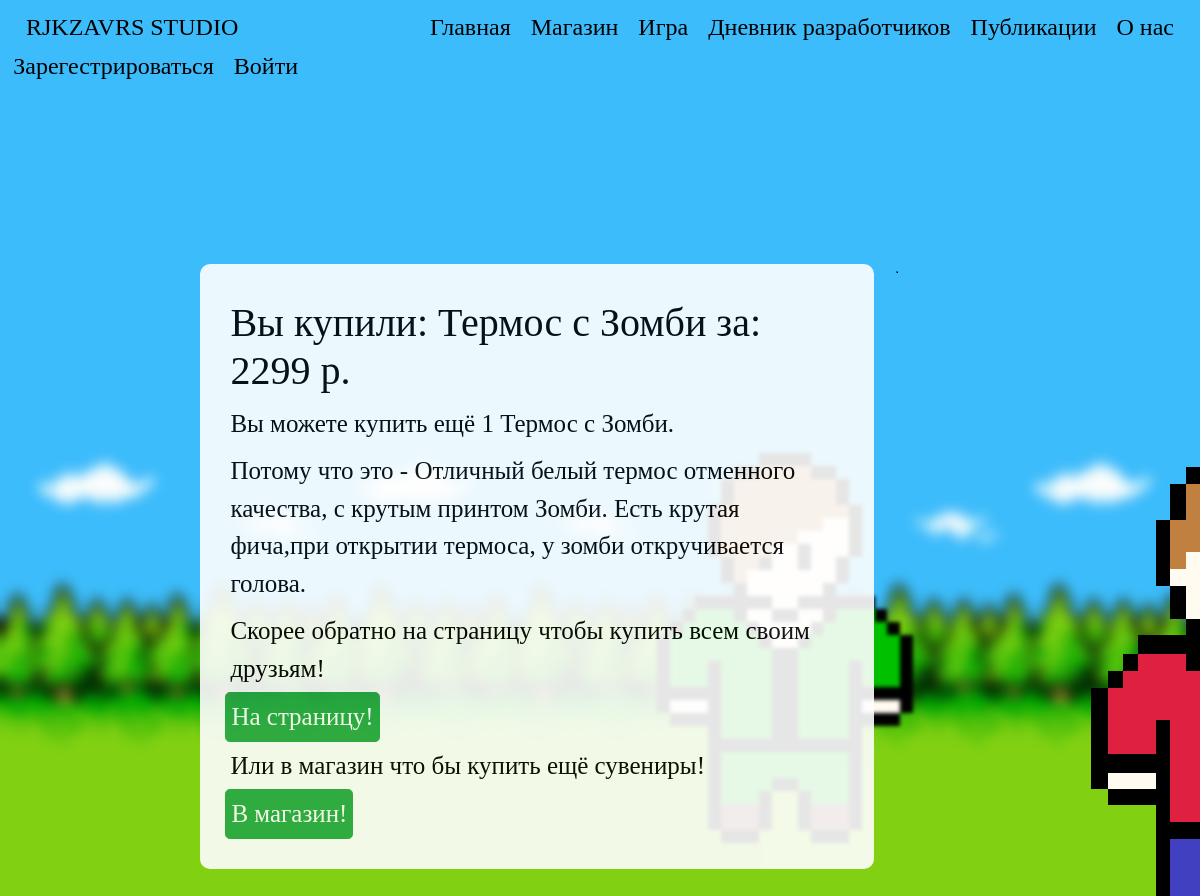
/buy/12/, run on an earlier commit of the app's database.
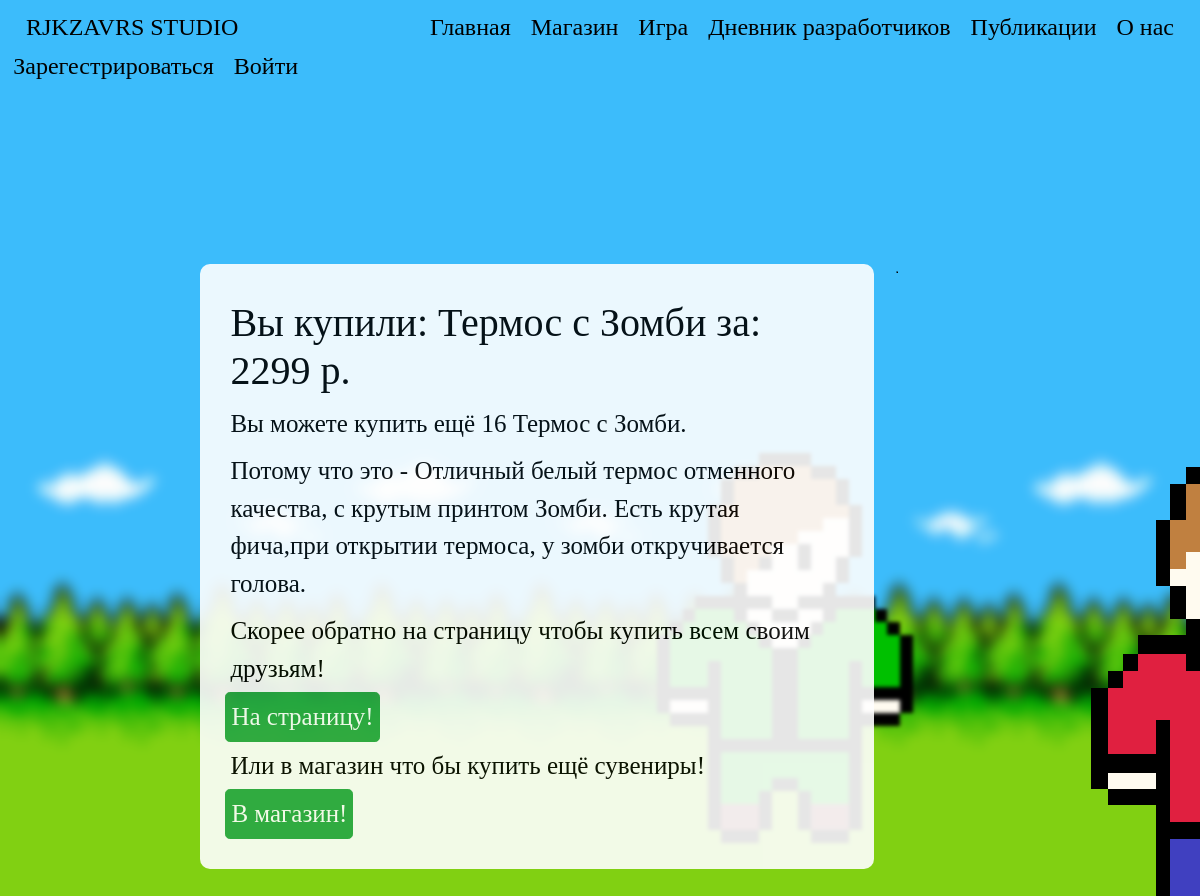
And on a later commit of the database.
### data/products.py (models this page shows)
class Products(SqlAlchemyBase, SerializerMixin):
    __tablename__ = 'products'
    id = sqlalchemy.Column(sqlalchemy.Integer, primary_key=True, autoincrement=True)
    header = sqlalchemy.Column(sqlalchemy.String, nullable=True)
    description = sqlalchemy.Column(sqlalchemy.String, nullable=True)
    image = sqlalchemy.Column(sqlalchemy.String, nullable=True)
    created_date = sqlalchemy.Column(sqlalchemy.DateTime)
    quantity_in_stock = sqlalchemy.Column(sqlalchemy.Integer, nullable=True, default=0)
    price = sqlalchemy.Column(sqlalchemy.Integer, nullable=True, default=1000)
    comments = orm.relation('Comments')

### run.py (the view)
@app.route("/buy/<int:id>/")
def buy_item(id):
    session = db_session.create_session()
    item = session.query(Products).get(id)
    if item and item.quantity_in_stock > 0:
        item.quantity_in_stock = item.quantity_in_stock - 1
        session.commit()
        return render_template("buy_item.html", have=True, item=item, bgimg=get_image_profile(current_user),
                               style=url_for('static', filename='css/style.css'))
    else:
        session.close()
        return render_template("buy_item.html", have=False, item=item, bgimg=get_image_profile(current_user),
                               style=url_for('static', filename='css/style.css'))

### data/db_session.py (called while the page is built)
def create_session() -> Session:
    global __factory
    return __factory()

### run.py (called while the page is built)
def get_image_profile(user):
    bg_img = 1
    if user.is_authenticated:
        bg_img = user.background_image_id + 1
    return url_for('static', filename=f'img/background_img_{bg_img}.png')

### templates/buy_item.html (shortened to what this page needs)
{% extends "base.html" %}
{% block content %}
{% if have %}
<div>
    <h1 class="title-text">Вы купили: {{ item.header }} за: {{ item.price }} р.</h1>
    <p class="diary-text">
        Вы можете купить ещё {{ item.quantity_in_stock }} {{ item.header }}.
    </p>
    <p class="diary-text">
        Потому что это - {{ item.description }}.
    </p>
    <p class="diary-text">
        Скорее обратно на страницу чтобы купить всем своим друзьям!
    </p>
    <a href="/shop/{{ item.id }}" class="btn btn-success btn-lg diary-text-white">На страницу!</a>
    <p class="diary-text">
        Или в магазин что бы купить ещё сувениры!
    </p>
    <a href="/shop/" class="btn btn-success btn-lg diary-text-white">В магазин!</a>
</div>
{% endif %}
{% endblock %}

What changed in the data, as far as the page shows it:
changed Products "Термос с Зомби": quantity_in_stock "1" → "16"
